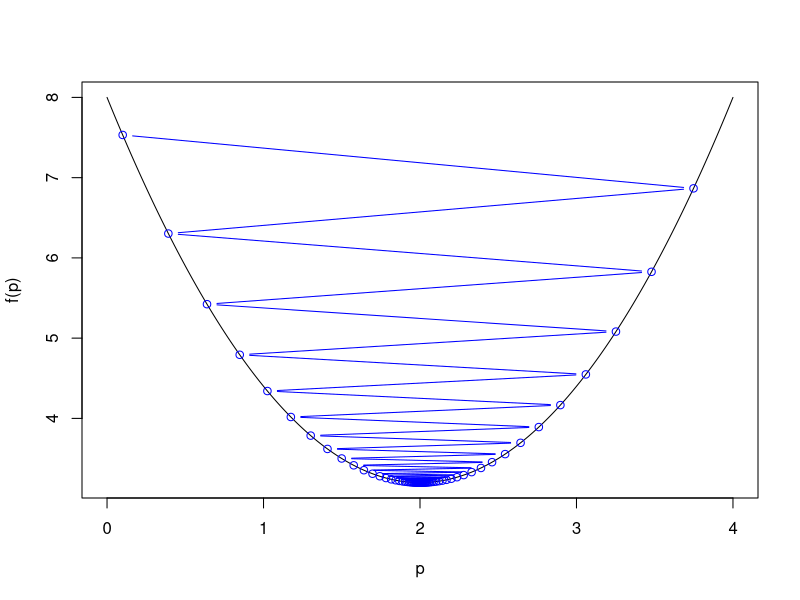

This figure's R source:
f = function(x) {
	1.2 * (x-2)**2 + 3.2
}

grad = function(x) {
	2.4 * (x-2)
}

p = (0:400)/100

plot(p, f(p), type = "l")

theta1 = 0.1
alpha = 0.8
iter = 100

theta1s <- theta1
f.theta1s <- f(theta1)

for (step in 1:iter){
	theta1 <- theta1 - alpha * grad(theta1)
	theta1s <- c(theta1s, theta1)
	f.theta1s <- c(f.theta1s, f(theta1))
}

lines (theta1s, f.theta1s, type = "b", col = "blue")


